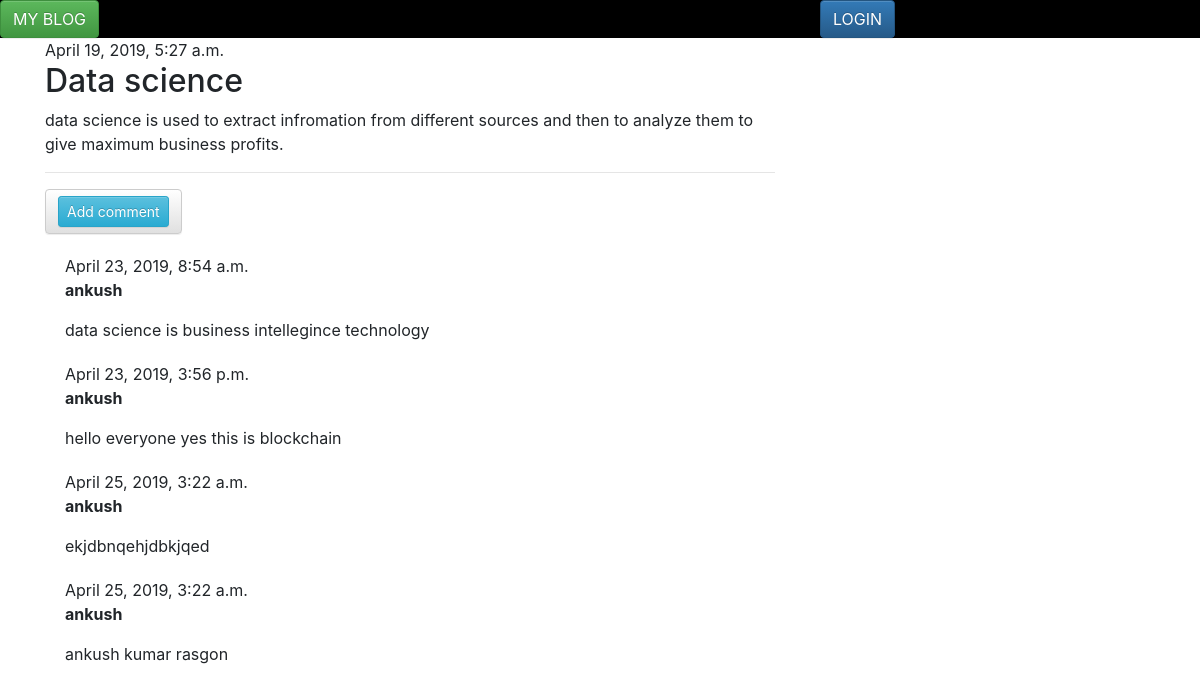
Page /homepage/post/2/ on the committed database.
### database_app/models.py (models this page shows, shortened)
class Post(models.Model):
    author = models.ForeignKey('auth.User', on_delete=models.CASCADE)
    title =models.CharField(max_length=200)
    text = models.TextField()
    create_date = models.DateTimeField(default=timezone.now())
    published_date = models.DateTimeField(blank=True,null=True)

class Comment(models.Model):
    post = models.ForeignKey('database_app.Post',on_delete=models.CASCADE, related_name='comments')
    author = models.CharField(max_length=200)
    text = models.TextField()
    created_date = models.DateTimeField(default=timezone.now())
    approved_comment = models.BooleanField(default=False)

### database_app/views.py (the view)
# urls.py: path('post/<int:pk>/', views.post_detail, name='post_detail'),
def post_detail(request,pk):
    post=get_object_or_404(Post,pk=pk)
    return render(request, 'database_app/post_detail.html', {'post': post})

### database_app/templates/database_app/post_detail.html (shortened to what this page needs)
{% extends 'database_app/base.html' %}
{% block content %}
    <div class="post">
        {% if post.published_date %}
            <div class="date">
                {{ post.published_date }}
              </div>
        {% else %}
          <a class="btn btn-default" href="{% url 'post_publish' pk=post.pk %}">Publish</a>
        {% endif %}
        <h2>{{ post.title }}</h2>
        <p>{{ post.text|linebreaksbr }}</p>
    </div>
    <hr>
    <a class="btn btn-default" href="{% url 'add_comment_to_post' pk=post.pk %}"><button type="button" class="btn btn-info btn-sm">Add comment</button></a>
{% for comment in post.comments.all %}
    <div class="comment">
        <div class="date">{{ comment.created_date }}</div>
        <strong>{{ comment.author }}</strong>
        <p>{{ comment.text|linebreaks }}</p>
    </div>
{% empty %}
    <p>No comments here yet :(</p>
{% endfor %}
{% endblock %}

### database_app/templates/database_app/base.html (shortened to what this page needs)
 <!DOCTYPE html>
<html lang="en" dir="ltr">
{% load static %}
  <head>
    <link rel="stylesheet" href="{% static 'css/database_app.css' %}">
    <link rel="stylesheet" href="https://maxcdn.bootstrapcdn.com/bootstrap/4.3.1/css/bootstrap.min.css">
    <link rel="stylesheet" href="//maxcdn.bootstrapcdn.com/bootstrap/3.2.0/css/bootstrap-theme.min.css">
        <link rel="stylesheet" href="{% static 'css/database_app.css' %}">
  </head>
<body>
    <div class="page-header" style="background-color:#000000"; >
<div class="row">
    <div class="col-md-8">
      <a href="{% url 'homepage' %}" class="top-menu"><button type="button" class="btn btn-success">MY BLOG</button></a>
    </div>
    <div class="col-md-4">
      {% if user.is_authenticated %}
      <a href="{% url 'post_new' %}" class="top-menu"><button type="button" class="btn btn-primary">New Post</button></a>
      <a href="{% url 'post_draft_list' %}" class="top-menu"><button type="button" class="btn btn-warning">DRAFTS</button></a>
      {% else %}
      <a href="{% url 'login' %}" class="top-menu"><button type="button" class="btn btn-primary">LOGIN</button></a>
      {% endif %}
    </div>
  </div>
</div>
    <div class="content container">
        <div class="row">
            <div class="col-md-8">
            {% block content %}
            {% endblock %}
            </div>
        </div>
    </div>
</body>

### database_app/static/css/database_app.css (style rules this page uses)
.comment { margin: 20px 0px 20px 20px; }

### rows in the picture
Post: published_date "April 19, 2019, 5:27 a.m.", title "Data science", text "data science is used to extract infromation from different sources and then to analyze them to give maximum business profits."
Comment: created_date "April 23, 2019, 8:54 a.m.", author "ankush", text "data science is business intellegince technology"
Comment: created_date "April 23, 2019, 3:56 p.m.", author "ankush", text "hello everyone yes this is blockchain"
Comment: created_date "April 25, 2019, 3:22 a.m.", author "ankush", text "ekjdbnqehjdbkjqed"
Comment: created_date "April 25, 2019, 3:22 a.m.", author "ankush", text "ankush kumar rasgon"
